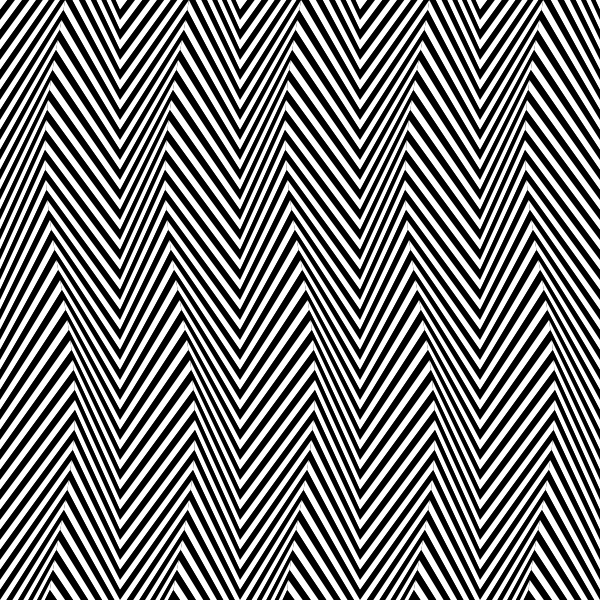
Frame 1 (no input)
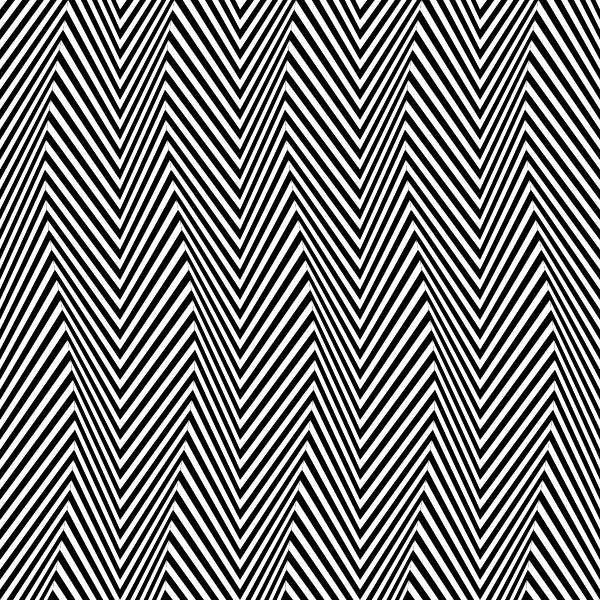
Frame 60 (the mouse pressed at the canvas centre just before this capture)
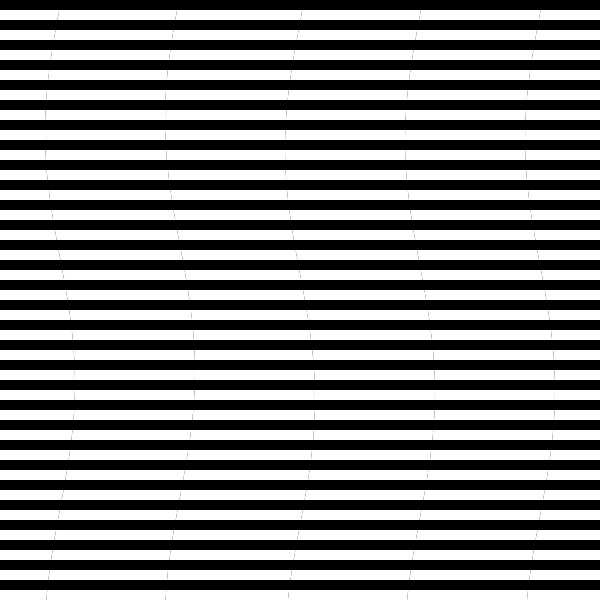
Frame 120 (the mouse held since frame 60 and released just before this capture)

The Processing sketch that drew these frames (run headless with seeded random() and noise(); from frame 60 on, the mouse is pressed at the canvas centre):

// Processing sketch: op
// ── op.pde
/////////////////////////
// Gamboa Naon, Manuel //
// Nº alumno: 65518/0  //
// manoloide@gmail.com //
/////////////////////////

int tam = 10;
int difY = 50;
float angulos[];
int h, s, b;

void setup() {
  size(600, 600);
  //smooth();
  frameRate(30);
  noStroke();
  colorMode(HSB);

  angulos = new float[5];
  for (int i = 0; i < 5; i++) {
    angulos[i] = random(TWO_PI);
  }
}

void draw() {
  h += 3;
  h %= 256;
  s += 1;
  s %= 256;
  b += 1;
  b %= 256;
  background(0);
  difY = (int) map(mouseY, 0, height, -50, 50);
  for (int i = 0; i < 10; i++) {
    int dify;
    if (i%2 == 0) {
      dify = -difY;
      angulos[int(i/2)] += random(0.3, 1.5);
    }
    else {
      dify = difY;
    }
    for (int j = -10; j < height/tam+10; j++) {
      int d1, d2;
      if (j%2 == 0) {
        fill(0);
      }
      else {
        fill(255);
      }
      if (i%2 == 0) {
        d1 = 0;
        d2 = 1;
      }
      else {
        d1 = 1;
        d2 = 0;
      }
      float ang = angulos[int(i/2.0)];
      int amplitud = 15;
      float periodo = 8;
      beginShape();
      vertex(i*60+cos((ang+j)/periodo)*d1*amplitud, j*tam+dify);   
      vertex(i*60+cos((ang+j+1)/periodo)*d1*amplitud, (j+1)*tam+dify); 
      vertex((i+1)*60+cos((ang+j+1)/periodo)*d2*amplitud, (j+1)*tam-dify);  
      vertex((i+1)*60+cos((ang+j)/periodo)*d2*amplitud, j*tam-dify);    
      endShape(CLOSE);
    }
  }
}

void mousePressed(){
  h = int(random(256));
  s = int(random(256));
  b = int(random(256));
}
